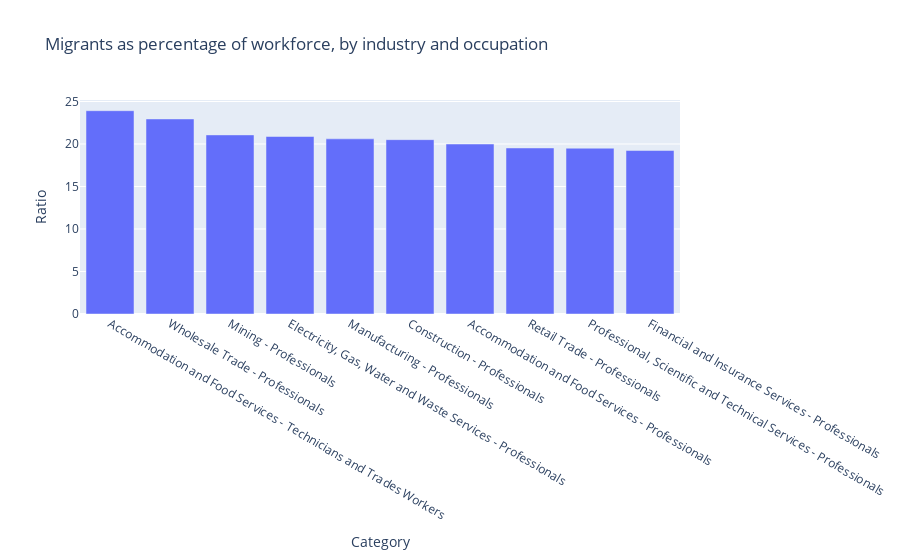

Notebook code cell kept with this figure:
### Code cell
migrantsInd = migrants.groupby(['INDP Industry of employment', 'OCCP Occupation of person'])['Persons'].sum().reset_index()
popsInd = pops.groupby(['INDP - 1 Digit Level', 'OCCP - 1 Digit Level'])['Persons'].sum().reset_index()

migrantsInd['Ratio'] = migrantsInd['Persons']*100 / popsInd['Persons']

migrantsInd['Ratio'] = np.where(migrantsInd['Ratio'] > 100, 100, migrantsInd['Ratio'])

migrantsInd['Category'] = migrantsInd['INDP Industry of employment'] + ' - ' + migrantsInd['OCCP Occupation of person']

migrantsInd = migrantsInd.sort_values(by='Ratio', ascending=False)

px.bar(migrantsInd.head(10), x='Category', y='Ratio', title='Migrants as percentage of workforce, by industry and occupation')

### Figure 1 — Plotly figure (JSON) as saved in the notebook; plotly's stock layout.template omitted (floating-point values rounded to 4 significant figures)
{"data": [{"alignmentgroup": "True", "hovertemplate": "Category=%{x}<br>Ratio=%{y}<extra></extra>", "legendgroup": "", "marker": {"color": "#636efa", "pattern": {"shape": ""}}, "name": "", "offsetgroup": "", "orientation": "v", "showlegend": false, "textposition": "auto", "type": "bar", "x": ["Accommodation and Food Services - Technicians and Trades Workers", "Wholesale Trade - Professionals", "Mining - Professionals", "Electricity, Gas, Water and Waste Services - Professionals", "Manufacturing - Professionals", "Construction - Professionals", "Accommodation and Food Services - Professionals", "Retail Trade - Professionals", "Professional, Scientific and Technical Services - Professionals", "Financial and Insurance Services - Professionals"], "xaxis": "x", "y": [23.92, 22.95, 21.07, 20.88, 20.61, 20.51, 20.0, 19.54, 19.51, 19.23], "yaxis": "y"}], "layout": {"barmode": "relative", "legend": {"tracegroupgap": 0}, "title": {"text": "Migrants as percentage of workforce, by industry and occupation"}, "xaxis": {"anchor": "y", "domain": [0, 1], "title": {"text": "Category"}}, "yaxis": {"anchor": "x", "domain": [0, 1], "title": {"text": "Ratio"}}}}
